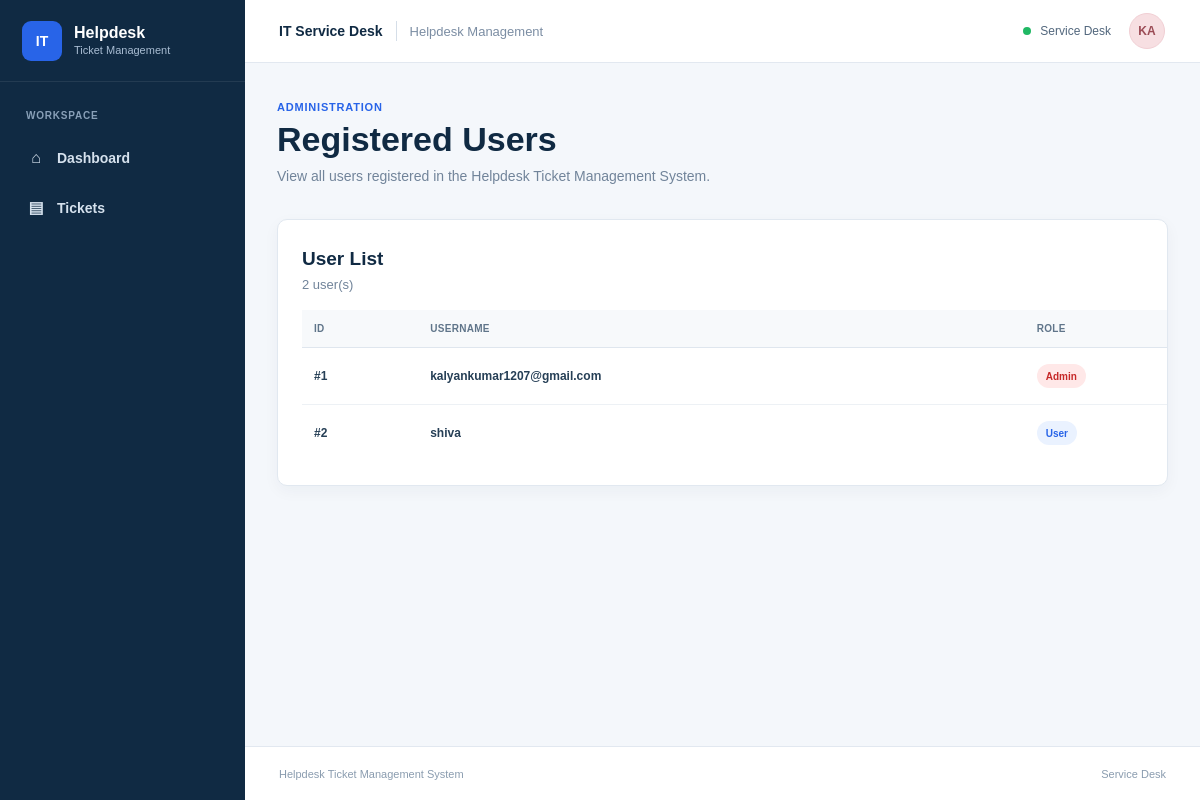
The app's page /users (signed in) with its own data.
### tables this page shows
CREATE TABLE users (
                id INTEGER PRIMARY KEY AUTOINCREMENT,
                username TEXT NOT NULL UNIQUE,
                password_hash TEXT NOT NULL,
                created_date TEXT NOT NULL,
                role TEXT NOT NULL DEFAULT 'User'
            , full_name TEXT NOT NULL DEFAULT '');

### app.py (the view)
@app.route("/users")
def users():
    if not session.get("logged_in"):
        return redirect(url_for("login"))
    if session.get("role") != "Admin":
        flash(
            "Access denied. Only Admin users can view registered users.",
            "danger",
        )
        return redirect(url_for("dashboard"))
    try:
        users_list = get_all_users()
        return render_template(
            "users.html",
            users=users_list,
        )
    except Exception:
        flash(
            "An unexpected database error occurred.",
            "danger",
        )
        return redirect(url_for("dashboard"))

### database/db.py (called while the page is built)
def get_connection():
    connection = sqlite3.connect(DATABASE_PATH)
    connection.row_factory = sqlite3.Row
    return connection

### services/auth_service.py (called while the page is built)
def get_all_users():
    connection = get_connection()
    try:
        users = connection.execute(
            """
            SELECT
                id,
                username,
                created_date,
                role
            FROM users
            ORDER BY id ASC
            """
        ).fetchall()
        return users
    finally:
        connection.close()

### templates/users.html (shortened to what this page needs)
{% extends "base.html" %}
{% block content %}
<div class="page-heading">
    <div>
        <div class="eyebrow">ADMINISTRATION</div>
        <h1>Registered Users</h1>
        <p>
            View all users registered in the Helpdesk Ticket Management System.
        </p>
    </div>
</div>
<div class="card">
    <div class="section-header">
        <div>
            <h2>User List</h2>
            <p class="ticket-count">
                {{ users|length }} user(s)
            </p>
        </div>
    </div>
    {% if users %}
    <div class="table-container">
        <table class="ticket-table">
            <thead>
                <tr>
                    <th>ID</th>
                    <th>Username</th>
                    <th>Role</th>
                </tr>
            </thead>
            <tbody>
                {% for user in users %}
                <tr>
                    <td>
                        <strong>#{{ user["id"] }}</strong>
                    </td>
                    <td>
                        <strong>{{ user["username"] }}</strong>
                    </td>
                    <td>
                        <span class="badge
                            {% if user['role'] == 'Admin' %}
                                badge-critical
                            {% else %}
                                badge-open
                            {% endif %}
                        ">
                            {{ user["role"] }}
                        </span>
                    </td>
                </tr>
                {% endfor %}
            </tbody>
        </table>
    </div>
    {% endif %}
</div>
{% endblock %}

### static/css/style.css (style rules this page uses)
* { box-sizing: border-box; margin: 0; padding: 0; }
html, body { min-height: 100%; }
body { font-family: Arial, Helvetica, sans-serif; background: #f4f7fb; color: #102a43; font-size: 14px; }
.page-heading { display: flex; align-items: flex-start; justify-content: space-between; gap: 30px; margin-bottom: 32px; }
.eyebrow { margin-bottom: 8px; color: #2864e8; font-size: 11px; font-weight: 700; letter-spacing: 0.8px; }
.page-heading h1 { margin-bottom: 8px; color: #102a43; font-size: 34px; line-height: 1.1; font-weight: 700; }
.page-heading p { color: #71849a; font-size: 14px; line-height: 1.5; }
.card { background: #ffffff; border: 1px solid #e1e8f0; border-radius: 10px; box-shadow: 0 5px 16px rgba(16, 42, 67, 0.045); }
.section-header { padding: 28px 24px 18px; }
.section-header h2 { color: #102a43; font-size: 19px; margin-bottom: 7px; }
.ticket-count { color: #71849a; font-size: 13px; }
.table-container { width: 100%; overflow-x: auto; padding: 0 24px 24px; }
.ticket-table { width: 100%; min-width: 950px; border-collapse: collapse; }
.ticket-table th { padding: 13px 12px; background: #f7f9fb; border-bottom: 1px solid #dfe6ee; color: #60758a; text-align: left; font-size: 10px; font-weight: 700; text-transform: uppercase; letter-spacing: 0.3px; }
.ticket-table td { padding: 16px 12px; border-bottom: 1px solid #edf1f5; color: #60758a; font-size: 12px; vertical-align: middle; }
.ticket-table tbody tr:last-child td { border-bottom: none; }
.ticket-table td strong { color: #263f56; }
.badge { display: inline-flex; align-items: center; justify-content: center; min-height: 24px; padding: 0 9px; border-radius: 20px; font-size: 10px; font-weight: 700; }
.badge-critical { background: #ffe8e8; color: #c62828; }
.badge-open { background: #eaf2ff; color: #2864e8; }

### records on screen
users: id "1", username "kalyankumar1207@gmail.com", role "Admin"
users: id "2", username "shiva", role "User"

### other values on screen
{{ session.get("username", "U")[:2].upper() }} "KA"
{{ users|length }} "2"
